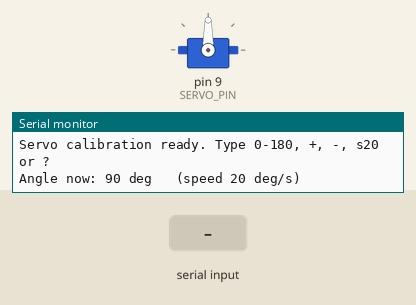
Recording of a sketch running on a simulated Arduino Uno, built with avr-gcc and run on an emulated ATmega328P. Shown: servo, the last lines printed to the serial monitor. Inputs (shaded band) come from the test bench.

Above: at 1.2 s.
1.3 s: "30,150\n" received over Serial
At 2.01 s:
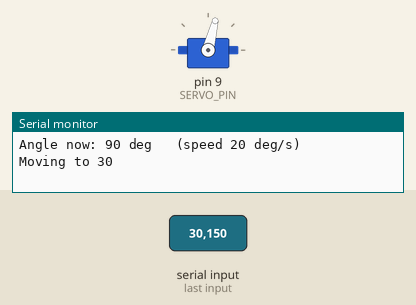
At 2.91 s:
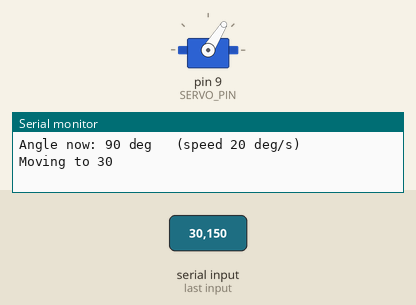
4.3 s: "0\n" received over Serial
At 6.4 s:
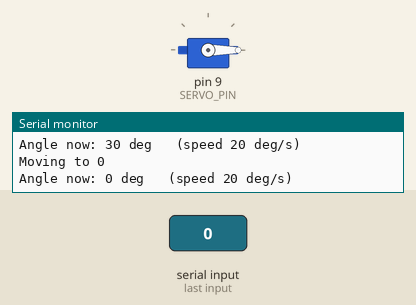
Timing chart, 0 to 7.9 s (numbered marks = the images above; inputs shaded):
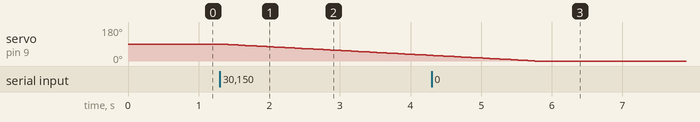

Measured:
- after the input at 1.3 s, servo on pin 9 (SERVO_PIN): moves from 90° to 30° over 2.9 s, starting at once
- after the input at 4.3 s, servo on pin 9 (SERVO_PIN): moves from 30° to 0° over 1.4 s, starting at once

The sketch:

servo_calibration.ino
```cpp
/*
  servo_calibration.ino  -  Stage 1 tool
  Low-Cost Robotic Assistance Glove project

  WHAT THIS IS FOR
  Moves ONE servo slowly to any angle you type in the Serial Monitor, so you
  can find the two safe limits of your finger (or glove):
     OPEN angle   = finger straight, tendon just tight (not slack, not pulling)
     CLOSED angle = the most flexion you want, before anything strains
  Write both numbers in your logbook. You will copy them into robotic_glove.ino.

  WIRING (same as the full project)
     Servo signal (orange/yellow) -> 330 ohm resistor -> D9  (D10 for the thumb)
     Servo red   (+)              -> +5 V of the EXTERNAL supply, never the Arduino 5V pin
     Servo brown (-)              -> GND of the external supply AND an Arduino GND pin

  HOW TO USE
     1. Unhook the tendon from the drum before the first upload.
     2. Upload. Open Tools > Serial Monitor, choose 115200 baud and "Newline".
     3. Type a number 0-180 and press Enter: the servo moves there slowly.
     4. Type  +  or  -  to nudge by 2 degrees.
     5. Type  s20  to set the speed to 20 degrees per second (5 to 60).
     6. Type  ?  to print the current angle.
*/

#include <Servo.h>

const uint8_t SERVO_PIN   = 9;    // change to 10 to calibrate the thumb servo
const int     START_ANGLE = 90;   // where the servo goes at power-up
const int     MIN_ANGLE   = 0;    // limits of this tool
const int     MAX_ANGLE   = 180;
const int     NUDGE_DEG   = 2;

Servo servo;
float current  = START_ANGLE;     // where the servo is now (degrees)
float target   = START_ANGLE;     // where we want it to be
float speedDps = 20.0;            // movement speed, degrees per second
unsigned long lastStepMs = 0;

char    line[16];                 // one typed command
uint8_t lineLen = 0;

void printAngle() {
  Serial.print(F("Angle now: "));
  Serial.print((int)(current + 0.5));
  Serial.print(F(" deg   (speed "));
  Serial.print((int)speedDps);
  Serial.println(F(" deg/s)"));
}

void setTarget(int deg) {
  if (deg < MIN_ANGLE) deg = MIN_ANGLE;
  if (deg > MAX_ANGLE) deg = MAX_ANGLE;
  target = deg;
  Serial.print(F("Moving to "));
  Serial.println(deg);
}

void handleLine(char *s) {
  if (s[0] == '\0') return;
  if (s[0] == '+') {
    setTarget((int)(target + 0.5) + NUDGE_DEG);
  } else if (s[0] == '-') {
    setTarget((int)(target + 0.5) - NUDGE_DEG);
  } else if (s[0] == '?') {
    printAngle();
  } else if (s[0] == 's' || s[0] == 'S') {
    float v = atof(s + 1);
    if (v >= 5 && v <= 60) {
      speedDps = v;
      printAngle();
    } else {
      Serial.println(F("Speed must be 5 to 60, e.g. s20"));
    }
  } else if (isdigit(s[0])) {
    setTarget(atoi(s));
  } else {
    Serial.println(F("Unknown. Type 0-180, +, -, s20 or ?"));
  }
}

void readSerial() {
  while (Serial.available() > 0) {
    char c = Serial.read();
    if (c == '\n' || c == '\r') {
      line[lineLen] = '\0';
      handleLine(line);
      lineLen = 0;
    } else if (lineLen < sizeof(line) - 1) {
      line[lineLen++] = c;
    }
  }
}

void setup() {
  Serial.begin(115200);
  servo.write(START_ANGLE);   // set the position BEFORE attach() so it does not jump
  servo.attach(SERVO_PIN);
  Serial.println(F("Servo calibration ready. Type 0-180, +, -, s20 or ?"));
  printAngle();
}

void loop() {
  readSerial();

  // Every 20 ms move a small step toward the target. Small steps = slow, gentle motion.
  unsigned long now = millis();
  if (now - lastStepMs >= 20) {
    float maxStep = speedDps * (now - lastStepMs) / 1000.0;
    lastStepMs = now;
    float diff = target - current;
    if (diff == 0) return;
    if (fabs(diff) <= maxStep) {
      current = target;               // arrived
      servo.write((int)(current + 0.5));
      printAngle();
    } else {
      current += (diff > 0) ? maxStep : -maxStep;
      servo.write((int)(current + 0.5));
    }
  }
}
```
